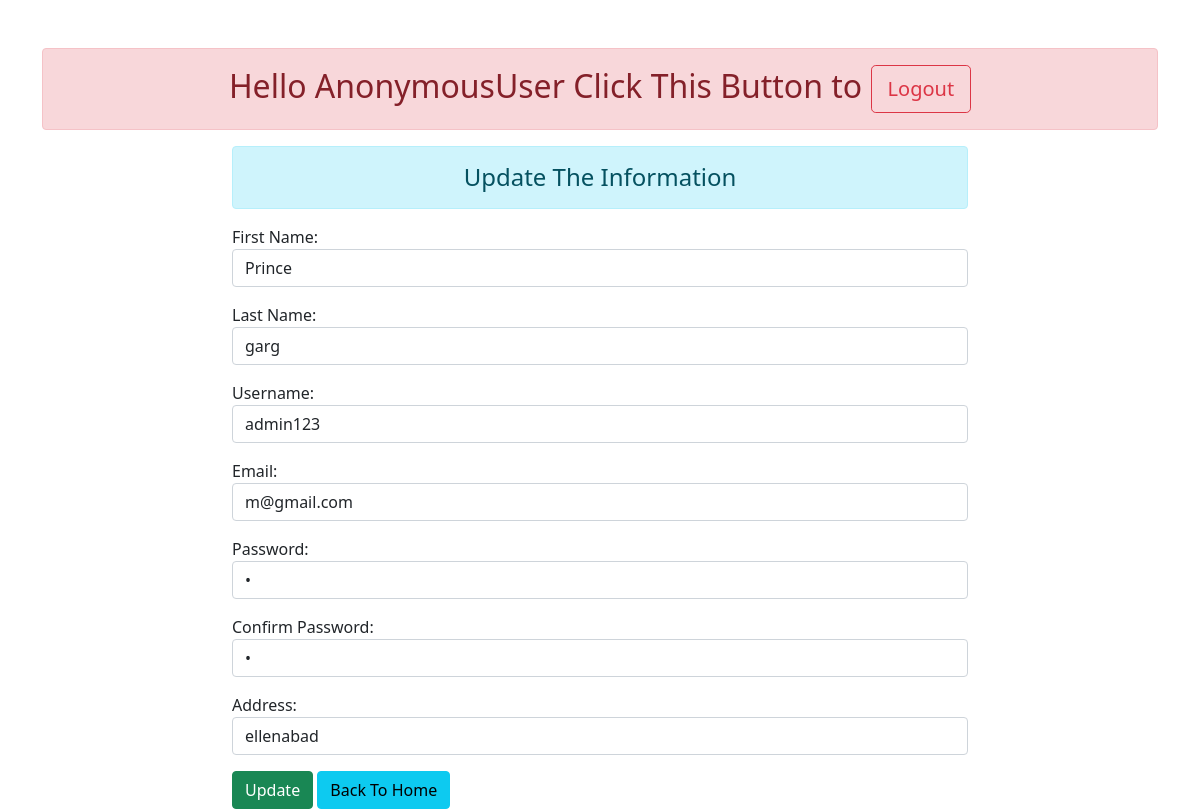
Page /19/ on the committed database.
### details/models.py (models this page shows)
class User(models.Model):
    name = models.CharField(max_length=70)
    lastname = models.CharField(max_length=70)
    username = models.CharField(max_length=70,default=None)
    email = models.EmailField(max_length=70)
    password = models.CharField(max_length=70)
    cpassword = models.CharField(max_length=70)
    address = models.CharField(max_length=270,null=False, blank=False, default=None)

### details/views.py (the view)
# urls.py: path('<int:id>/', views.update_data, name="updatedata"),
def update_data(request,id):
    if request.method == 'POST':
        pi = User.objects.get(pk= id)
        fm = registration(request.POST, instance=pi)
        if fm.is_valid:
            fm.save()
            messages.success(request, 'Your details has been updated please Click the Back To Home')
    else:
        pi = User.objects.get(pk= id)
        fm = registration(instance=pi)
    return render(request, 'update.html', {'form':fm})

### details/form.py (shortened to what this page needs)
class registration(forms.ModelForm):
    class Meta:
        model  = User
        fields = ['name','lastname','username', 'email', 'password','cpassword', 'address']
        labels = {
            "name" :"First Name",
            "lastname" : "Last Name",
            "username" : "Username",
            "email" :"Email",
            "password" :"Password",
            "cpassword" :"Confirm Password",
            "address" :"Address",
        }
        widgets = {
            'name' : forms.TextInput(attrs={'class': 'form-control'}),
            'lastname' : forms.TextInput(attrs={'class': 'form-control'}),
            'username' : forms.TextInput(attrs={'class': 'form-control'}),
            'email' : forms.EmailInput(attrs={'class': 'form-control'}),
            'password' : forms.PasswordInput(render_value = True, attrs={'class': 'form-control'}),
            'cpassword' : forms.PasswordInput(render_value = True, attrs={'class': 'form-control'}),
            'address' : forms.TextInput(attrs={'class': 'form-control'}),
        }

### details/templates/update.html (shortened to what this page needs)
{% extends 'base.html' %}
{% block content %}
<div class="row">
    <div class="col-sm-8 offset-2">
        <h4 class="text-center alert alert-info"> Update The Information</h4>
        <form action="" method="post">
            {{form.as_p}}
            <input type="submit" class = "btn btn-success" value="Update">
            <a href="{% url 'addshow'%}" class="btn btn-info">Back To Home</a>
        </form>
    </div>
</div>
{% endblock content %}

### rows in the picture
User: name "Prince", lastname "garg", username "admin123", email "m@gmail.com", address "ellenabad"

### other values in the picture
{{ request.user }} "AnonymousUser"
